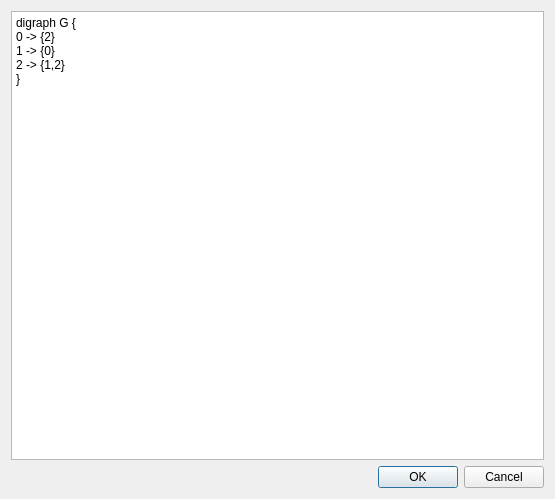
<?xml version="1.0" encoding="UTF-8"?>
<ui version="4.0">
 <class>fDotLanguage</class>
 <widget class="QDialog" name="fDotLanguage">
  <property name="geometry">
   <rect>
    <x>0</x>
    <y>0</y>
    <width>555</width>
    <height>499</height>
   </rect>
  </property>
  <property name="windowTitle">
   <string>Dot language (only integer numbers)</string>
  </property>
  <property name="windowIcon">
   <iconset>
    <normaloff>images/molecule.png</normaloff>images/molecule.png</iconset>
  </property>
  <layout class="QGridLayout" name="gridLayout_2">
   <item row="1" column="0">
    <widget class="QDialogButtonBox" name="buttonBox">
     <property name="orientation">
      <enum>Qt::Horizontal</enum>
     </property>
     <property name="standardButtons">
      <set>QDialogButtonBox::Cancel|QDialogButtonBox::Ok</set>
     </property>
    </widget>
   </item>
   <item row="0" column="0">
    <widget class="QPlainTextEdit" name="eDot">
     <property name="plainText">
      <string>digraph G {
0 -&gt; {2}
1 -&gt; {0}
2 -&gt; {1,2}
}</string>
     </property>
    </widget>
   </item>
  </layout>
 </widget>
 <tabstops>
  <tabstop>eDot</tabstop>
 </tabstops>
 <resources/>
 <connections>
  <connection>
   <sender>buttonBox</sender>
   <signal>accepted()</signal>
   <receiver>fDotLanguage</receiver>
   <slot>accept()</slot>
   <hints>
    <hint type="sourcelabel">
     <x>248</x>
     <y>254</y>
    </hint>
    <hint type="destinationlabel">
     <x>157</x>
     <y>274</y>
    </hint>
   </hints>
  </connection>
  <connection>
   <sender>buttonBox</sender>
   <signal>rejected()</signal>
   <receiver>fDotLanguage</receiver>
   <slot>reject()</slot>
   <hints>
    <hint type="sourcelabel">
     <x>316</x>
     <y>260</y>
    </hint>
    <hint type="destinationlabel">
     <x>286</x>
     <y>274</y>
    </hint>
   </hints>
  </connection>
 </connections>
</ui>
